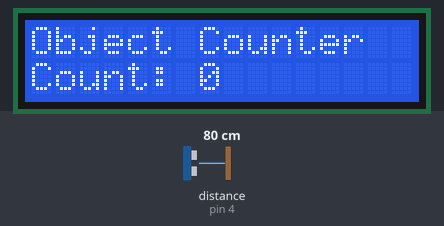
A sketch run on a simulated Arduino Uno, built with avr-gcc and run on an emulated ATmega328P. On the bench: 16×2 character LCD. Wiring (inferred from the names in the program): ultrasonic range finder: trigger pin 2; echo pin 4. The inputs (shaded band) are chosen by the test bench; at power-on: distance to the obstacle (sensor on pin 4) 80 cm. The echo pulse lasts 58.3 µs per cm.

Above: at 0.1 s.
At 1.1 s:
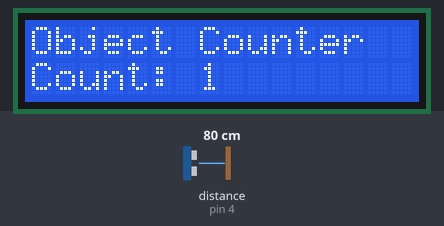

The sketch:

Object_Counting_on_Conveyor.ino
```cpp
#include <LiquidCrystal.h>

#define trigPin 2
#define echoPin 4

// Initialize the LCD screen (adjust the pins accordingly)
LiquidCrystal lcd(12, 11, 10, 9, 8, 7);

int counter = 0;
int currentState = 0;
int previousState = 0;

void setup() {
  pinMode(trigPin, OUTPUT);
  pinMode(echoPin, INPUT);

  lcd.begin(16, 2);  // Initialize LCD
  lcd.setCursor(0, 0);
  lcd.print("Object Counter");
  lcd.setCursor(0, 1);
  lcd.print("Count: 0");
  delay(1000);  // Wait a second before starting to read
}

void loop() {
  long duration, distance;

  // Send pulse to the ultrasonic sensor
  digitalWrite(trigPin, LOW);
  delayMicroseconds(2);
  digitalWrite(trigPin, HIGH);
  delayMicroseconds(10);
  digitalWrite(trigPin, LOW);

  // Measure the pulse duration
  duration = pulseIn(echoPin, HIGH);
  distance = (duration / 2) / 29.1;  // Calculate distance in cm

  // Check if object is within 10 cm range
  if (distance <= 100) {
    currentState = 1;  // Object detected
  } else {
    currentState = 0;  // No object detected
  }

  // Only increment the counter if an object passes through (state changes)
  if (currentState == 1 && previousState == 0) {
    counter++;  // Increment counter when object is detected
    lcd.setCursor(0, 1);  // Move to the second row
    lcd.print("Count: ");  // Label for the counter
    lcd.print(counter);  // Display updated count on LCD
    delay(500);  // Debounce delay to prevent multiple counts for one object
  }

  previousState = currentState;  // Store current state for next loop

  delay(50);  // Short delay to stabilize the sensor
}
```
